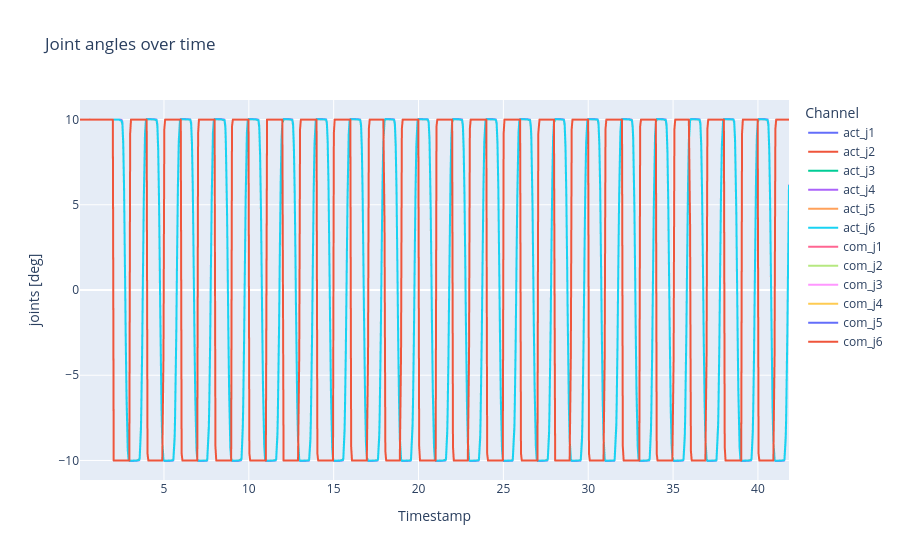

Write notebook code for a chart like this one.
### Markdown cell above
Joint angles over time

### Code cell
# 1) DataFrame anlegen
df = pd.DataFrame({
    'timestamp': timestamps,
    'act_j1': act_j[:, 0],
    'act_j2': act_j[:, 1],
    'act_j3': act_j[:, 2],
    'act_j4': act_j[:, 3],
    'act_j5': act_j[:, 4],
    'act_j6': act_j[:, 5],
    'com_j1': com_j[:, 0],
    'com_j2': com_j[:, 1],
    'com_j3': com_j[:, 2],
    'com_j4': com_j[:, 3],
    'com_j5': com_j[:, 4],
    'com_j6': com_j[:, 5]
})

# 1) In Long-Form umwandeln
df_long = df.melt(
    id_vars='timestamp',
    value_vars=df.columns[1:],
    var_name='Channel',
    value_name='joints [deg]'
)

# 2) Plot bauen
fig = px.line(
    df_long,
    x='timestamp',
    y='joints [deg]',
    color='Channel',
    title="Joint angles over time",
    labels={'timestamp': 'Timestamp'}
)

# 3) Achsen anpassen
fig.update_xaxes(
    tickformat="%H:%M:%S\n%d-%m-%Y",
)

fig.show()

### Figure 1 — Plotly figure (JSON) as saved in the notebook; plotly's stock layout.template omitted (floating-point values rounded to 4 significant figures; data arrays with more than 128 entries replaced by an {"elided": "..."} marker saying what was removed)
{"data": [{"hovertemplate": "Channel=act_j1<br>Timestamp=%{x}<br>joints [deg]=%{y}<extra></extra>", "legendgroup": "act_j1", "line": {"color": "#636efa", "dash": "solid"}, "marker": {"symbol": "circle"}, "mode": "lines", "name": "act_j1", "showlegend": true, "type": "scattergl", "x": {"elided": "573 float values"}, "xaxis": "x", "y": {"elided": "573 float values"}, "yaxis": "y"}, {"hovertemplate": "Channel=act_j2<br>Timestamp=%{x}<br>joints [deg]=%{y}<extra></extra>", "legendgroup": "act_j2", "line": {"color": "#EF553B", "dash": "solid"}, "marker": {"symbol": "circle"}, "mode": "lines", "name": "act_j2", "showlegend": true, "type": "scattergl", "x": {"elided": "573 float values"}, "xaxis": "x", "y": {"elided": "573 float values"}, "yaxis": "y"}, {"hovertemplate": "Channel=act_j3<br>Timestamp=%{x}<br>joints [deg]=%{y}<extra></extra>", "legendgroup": "act_j3", "line": {"color": "#00cc96", "dash": "solid"}, "marker": {"symbol": "circle"}, "mode": "lines", "name": "act_j3", "showlegend": true, "type": "scattergl", "x": {"elided": "573 float values"}, "xaxis": "x", "y": {"elided": "573 float values"}, "yaxis": "y"}, {"hovertemplate": "Channel=act_j4<br>Timestamp=%{x}<br>joints [deg]=%{y}<extra></extra>", "legendgroup": "act_j4", "line": {"color": "#ab63fa", "dash": "solid"}, "marker": {"symbol": "circle"}, "mode": "lines", "name": "act_j4", "showlegend": true, "type": "scattergl", "x": {"elided": "573 float values"}, "xaxis": "x", "y": {"elided": "573 float values"}, "yaxis": "y"}, {"hovertemplate": "Channel=act_j5<br>Timestamp=%{x}<br>joints [deg]=%{y}<extra></extra>", "legendgroup": "act_j5", "line": {"color": "#FFA15A", "dash": "solid"}, "marker": {"symbol": "circle"}, "mode": "lines", "name": "act_j5", "showlegend": true, "type": "scattergl", "x": {"elided": "573 float values"}, "xaxis": "x", "y": {"elided": "573 float values"}, "yaxis": "y"}, {"hovertemplate": "Channel=act_j6<br>Timestamp=%{x}<br>joints [deg]=%{y}<extra></extra>", "legendgroup": "act_j6", "line": {"color": "#19d3f3", "dash": "solid"}, "marker": {"symbol": "circle"}, "mode": "lines", "name": "act_j6", "showlegend": true, "type": "scattergl", "x": {"elided": "573 float values"}, "xaxis": "x", "y": {"elided": "573 float values"}, "yaxis": "y"}, {"hovertemplate": "Channel=com_j1<br>Timestamp=%{x}<br>joints [deg]=%{y}<extra></extra>", "legendgroup": "com_j1", "line": {"color": "#FF6692", "dash": "solid"}, "marker": {"symbol": "circle"}, "mode": "lines", "name": "com_j1", "showlegend": true, "type": "scattergl", "x": {"elided": "573 float values"}, "xaxis": "x", "y": {"elided": "573 float values"}, "yaxis": "y"}, {"hovertemplate": "Channel=com_j2<br>Timestamp=%{x}<br>joints [deg]=%{y}<extra></extra>", "legendgroup": "com_j2", "line": {"color": "#B6E880", "dash": "solid"}, "marker": {"symbol": "circle"}, "mode": "lines", "name": "com_j2", "showlegend": true, "type": "scattergl", "x": {"elided": "573 float values"}, "xaxis": "x", "y": {"elided": "573 float values"}, "yaxis": "y"}, {"hovertemplate": "Channel=com_j3<br>Timestamp=%{x}<br>joints [deg]=%{y}<extra></extra>", "legendgroup": "com_j3", "line": {"color": "#FF97FF", "dash": "solid"}, "marker": {"symbol": "circle"}, "mode": "lines", "name": "com_j3", "showlegend": true, "type": "scattergl", "x": {"elided": "573 float values"}, "xaxis": "x", "y": {"elided": "573 float values"}, "yaxis": "y"}, {"hovertemplate": "Channel=com_j4<br>Timestamp=%{x}<br>joints [deg]=%{y}<extra></extra>", "legendgroup": "com_j4", "line": {"color": "#FECB52", "dash": "solid"}, "marker": {"symbol": "circle"}, "mode": "lines", "name": "com_j4", "showlegend": true, "type": "scattergl", "x": {"elided": "573 float values"}, "xaxis": "x", "y": {"elided": "573 float values"}, "yaxis": "y"}, {"hovertemplate": "Channel=com_j5<br>Timestamp=%{x}<br>joints [deg]=%{y}<extra></extra>", "legendgroup": "com_j5", "line": {"color": "#636efa", "dash": "solid"}, "marker": {"symbol": "circle"}, "mode": "lines", "name": "com_j5", "showlegend": true, "type": "scattergl", "x": {"elided": "573 float values"}, "xaxis": "x", "y": {"elided": "573 float values"}, "yaxis": "y"}, {"hovertemplate": "Channel=com_j6<br>Timestamp=%{x}<br>joints [deg]=%{y}<extra></extra>", "legendgroup": "com_j6", "line": {"color": "#EF553B", "dash": "solid"}, "marker": {"symbol": "circle"}, "mode": "lines", "name": "com_j6", "showlegend": true, "type": "scattergl", "x": {"elided": "573 float values"}, "xaxis": "x", "y": {"elided": "573 float values"}, "yaxis": "y"}], "layout": {"legend": {"title": {"text": "Channel"}, "tracegroupgap": 0}, "title": {"text": "Joint angles over time"}, "xaxis": {"anchor": "y", "domain": [0, 1], "tickformat": "%H:%M:%S\n%d-%m-%Y", "title": {"text": "Timestamp"}}, "yaxis": {"anchor": "x", "domain": [0, 1], "title": {"text": "joints [deg]"}}}}
